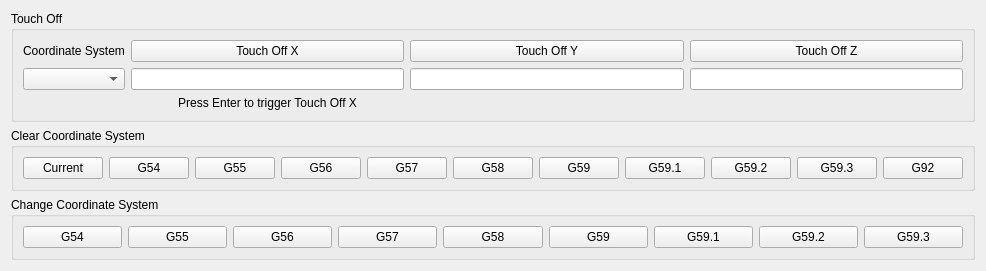
      <widget class="QWidget" name="tab_10">
       <attribute name="title">
        <string>G5x</string>
       </attribute>
       <layout class="QGridLayout" name="gridLayout_31">
        <item row="2" column="0">
         <widget class="QGroupBox" name="groupBox_15">
          <property name="title">
           <string>Change Coordinate System</string>
          </property>
          <layout class="QGridLayout" name="gridLayout_30">
           <item row="0" column="3">
            <widget class="QPushButton" name="change_cs_4">
             <property name="text">
              <string>G57</string>
             </property>
            </widget>
           </item>
           <item row="0" column="1">
            <widget class="QPushButton" name="change_cs_2">
             <property name="text">
              <string>G55</string>
             </property>
            </widget>
           </item>
           <item row="0" column="2">
            <widget class="QPushButton" name="change_cs_3">
             <property name="text">
              <string>G56</string>
             </property>
            </widget>
           </item>
           <item row="0" column="7">
            <widget class="QPushButton" name="change_cs_8">
             <property name="text">
              <string>G59.2</string>
             </property>
            </widget>
           </item>
           <item row="0" column="6">
            <widget class="QPushButton" name="change_cs_7">
             <property name="text">
              <string>G59.1</string>
             </property>
            </widget>
           </item>
           <item row="0" column="0">
            <widget class="QPushButton" name="change_cs_1">
             <property name="text">
              <string>G54</string>
             </property>
            </widget>
           </item>
           <item row="0" column="5">
            <widget class="QPushButton" name="change_cs_6">
             <property name="text">
              <string>G59</string>
             </property>
            </widget>
           </item>
           <item row="0" column="4">
            <widget class="QPushButton" name="change_cs_5">
             <property name="text">
              <string>G58</string>
             </property>
            </widget>
           </item>
           <item row="0" column="8">
            <widget class="QPushButton" name="change_cs_9">
             <property name="text">
              <string>G59.3</string>
             </property>
            </widget>
           </item>
          </layout>
         </widget>
        </item>
        <item row="0" column="0">
         <widget class="QGroupBox" name="groupBox_14">
          <property name="title">
           <string>Touch Off</string>
          </property>
          <layout class="QGridLayout" name="gridLayout_29">
           <item row="3" column="3">
            <widget class="QLineEdit" name="touchoff_z"/>
           </item>
           <item row="3" column="1">
            <widget class="QLineEdit" name="touchoff_x">
             <property name="return_button" stdset="0">
              <string>touchoff_pb_x</string>
             </property>
            </widget>
           </item>
           <item row="2" column="2">
            <widget class="QPushButton" name="touchoff_pb_y">
             <property name="text">
              <string>Touch Off Y</string>
             </property>
             <property name="source" stdset="0">
              <string>touchoff_y</string>
             </property>
            </widget>
           </item>
           <item row="2" column="1">
            <widget class="QPushButton" name="touchoff_pb_x">
             <property name="text">
              <string>Touch Off X</string>
             </property>
             <property name="source" stdset="0">
              <string>touchoff_x</string>
             </property>
            </widget>
           </item>
           <item row="2" column="0">
            <widget class="QLabel" name="label_28">
             <property name="text">
              <string>Coordinate System</string>
             </property>
            </widget>
           </item>
           <item row="3" column="0">
            <widget class="QComboBox" name="touchoff_system_cb"/>
           </item>
           <item row="2" column="3">
            <widget class="QPushButton" name="touchoff_pb_z">
             <property name="text">
              <string>Touch Off Z</string>
             </property>
             <property name="source" stdset="0">
              <string>touchoff_z</string>
             </property>
            </widget>
           </item>
           <item row="3" column="2">
            <widget class="QLineEdit" name="touchoff_y"/>
           </item>
           <item row="4" column="1">
            <widget class="QLabel" name="label_14">
             <property name="text">
              <string>Press Enter to trigger Touch Off X</string>
             </property>
             <property name="alignment">
              <set>Qt::AlignCenter</set>
             </property>
            </widget>
           </item>
          </layout>
         </widget>
        </item>
        <item row="1" column="0">
         <widget class="QGroupBox" name="groupBox_25">
          <property name="title">
           <string>Clear Coordinate System</string>
          </property>
          <layout class="QHBoxLayout" name="horizontalLayout">
           <item>
            <widget class="QPushButton" name="clear_coord_0">
             <property name="text">
              <string>Current</string>
             </property>
            </widget>
           </item>
           <item>
            <widget class="QPushButton" name="clear_coord_1">
             <property name="text">
              <string>G54</string>
             </property>
            </widget>
           </item>
           <item>
            <widget class="QPushButton" name="clear_coord_2">
             <property name="text">
              <string>G55</string>
             </property>
            </widget>
           </item>
           <item>
            <widget class="QPushButton" name="clear_coord_3">
             <property name="text">
              <string>G56</string>
             </property>
            </widget>
           </item>
           <item>
            <widget class="QPushButton" name="clear_coord_4">
             <property name="text">
              <string>G57</string>
             </property>
            </widget>
           </item>
           <item>
            <widget class="QPushButton" name="clear_coord_5">
             <property name="text">
              <string>G58</string>
             </property>
            </widget>
           </item>
           <item>
            <widget class="QPushButton" name="clear_coord_6">
             <property name="text">
              <string>G59</string>
             </property>
            </widget>
           </item>
           <item>
            <widget class="QPushButton" name="clear_coord_7">
             <property name="text">
              <string>G59.1</string>
             </property>
            </widget>
           </item>
           <item>
            <widget class="QPushButton" name="clear_coord_8">
             <property name="text">
              <string>G59.2</string>
             </property>
            </widget>
           </item>
           <item>
            <widget class="QPushButton" name="clear_coord_9">
             <property name="text">
              <string>G59.3</string>
             </property>
            </widget>
           </item>
           <item>
            <widget class="QPushButton" name="clear_coord_10">
             <property name="text">
              <string>G92</string>
             </property>
            </widget>
           </item>
          </layout>
         </widget>
        </item>
       </layout>
      </widget>
